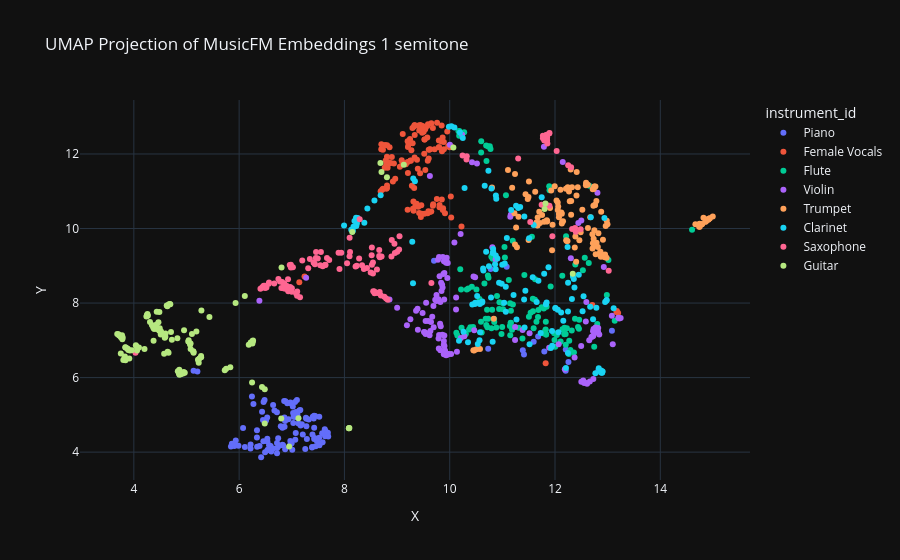

Here is the notebook cell this chart was saved with:
### Code cell
embedding_path = "./Embedding/MusicFM_embeddings/1"
processor = EmbeddingPreprocessor(embedding_path)
processor.visualize_embeddings()
